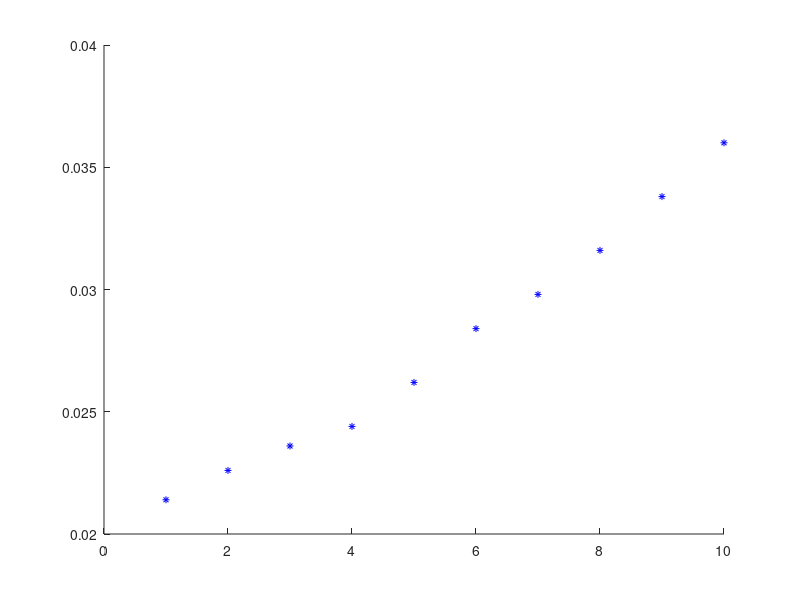

Write the MATLAB code that produced this figure. (Note: this script raises an error after producing the figure.)
clc;
clear all;
clear home;

scale = 0.2; %100 Ncm per 5 V --> 0.2 Nm/V

%        A     V
data = [ 1   0.107   ;
         2   0.113   ;
         3   0.118   ; 
         4   0.122   ;
         5   0.131   ; 
         6   0.142   ;
         7   0.149   ; 
         8   0.158   ;
         9   0.169   ; 
         10  0.180   ]

data(:,2) = data(:,2)*scale
x = data(:,1);
y = data(:,2);

p = scatter( x, y,25,'b', '*' );

%Creating least square solution
h = lsline;
set( h, 'color', 'r', 'LineWidth', 1 );

%Using polyfit to calculate the equation for lsline
p = polyfit( x, y, 1 );
a = p(:,1)
b = p(:,2)
%Creating legend containing equation for lsline (%0.4f = 4 decimals)
legend('Data', sprintf( 'y = %0.4fx + %0.4f', a, b ), 'Location', 'northwest' )

%Title and axis labels added
title('Motor Constant')
xlabel('Current (A)')
ylabel('Voltage (V)')

grid on
set(gca,'GridLineStyle',':', 'GridColor', 'k', 'GridAlpha', .6)
